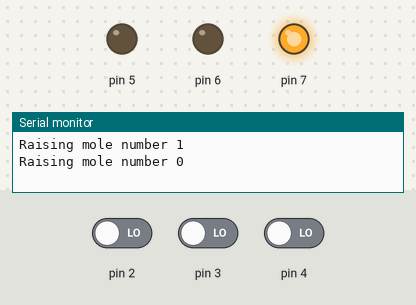
Bench run of a sketch on a simulated Arduino Uno, built with avr-gcc and run on an emulated ATmega328P. Shown: output pins drawn as LEDs (lit = HIGH), the last lines printed to the serial monitor. Inputs (shaded band) come from the test bench; at power-on: pin 2 LOW, pin 3 LOW, pin 4 LOW. Random numbers use the default seed unless the sketch sets one.

Above: at 1.2 s.
1.3 s: pin 2 driven HIGH
At 2.0 s:
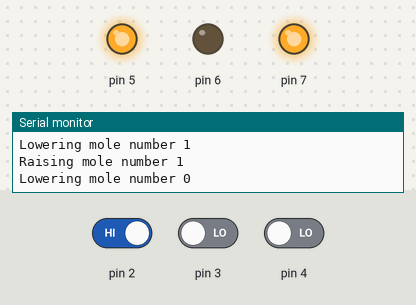
4.3 s: pin 3 driven HIGH
7.2 s: pin 3 driven LOW
At 9.7 s:
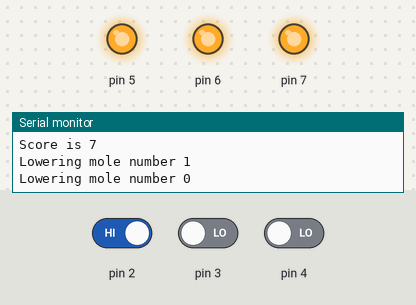
10.2 s: pin 2 driven LOW
At 11.1 s:
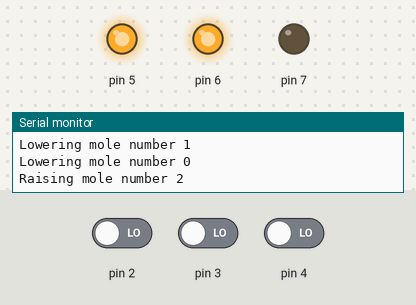
13.2 s: pin 2 driven HIGH and pin 3 driven HIGH
At 15.97 s:
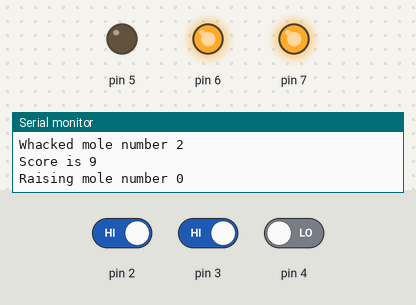
16.2 s: pin 4 driven HIGH
Timing chart, 0 to 20.2 s (numbered marks = the images above; inputs shaded):
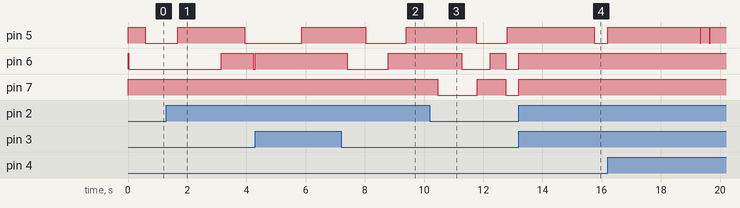

Measured:
- after the input at 7.2 s, pin 6: HIGH → LOW after 0.21 s, → HIGH 1.4 s later
- after the input at 10.2 s, pin 7: HIGH → LOW after 0.27 s, → HIGH 1.3 s later, → LOW 0.96 s later
- after the input at 13.2 s, pin 5: HIGH → LOW after 2.6 s

The sketch:

Moles.ino
```cpp
/**
  Whack-a-mole
*/

/**
  Ideas for enhancements:

  1. The game should have a time limit. You should start the game and have
     it run for something like 30 seconds or two minutes to see how many
     points you can get in that time.

  2. While the game is not going on, there should be a demo mode.

  3. It'd be good to have a power switch.

  4. There should be lights and sounds. A good example would be feedback for
     when you whack the mole.
*/

const int RISE_FACTOR = 10000;
const int MIN_UP = 10000;
const int MAX_UP = 100000;

struct mole_t {
  int out_pin;
  int in_pin;
  int state;
};

mole_t moles[] = {
  {5, 4, 0},
  {6, 3, 0},
  {7, 2, 0}
};

const int NUM_MOLES = sizeof(moles) / sizeof(moles[0]);

int score = 0;

void startPlayback();

void setup() {
  // Initialize random number generator
  Serial.begin(9600);
  for(int i = 0; i < NUM_MOLES; ++i) {
    mole_t &mole = moles[i];
    pinMode(mole.out_pin, OUTPUT);
    pinMode(mole.in_pin, INPUT);
    digitalWrite(mole.out_pin, HIGH);
  }

  startPlayback();
}

void loop() {
  for(int i = 0; i < NUM_MOLES; ++i) {
    mole_t &mole = moles[i];
    if(mole.state > 0) {
      // Mole is up.

      // First check if it's been whacked.
      if(digitalRead(mole.in_pin)) {
        Serial.print("Whacked mole number ");
        Serial.println(i);
        digitalWrite(mole.out_pin, HIGH);
        mole.state = 0;
        score++;

        Serial.print("Score is ");
        Serial.println(score);
      }

      // Then decrement the time to fall, and fall if necessary
      if(!--mole.state) {
        digitalWrite(mole.out_pin, HIGH);
        Serial.print("Lowering mole number ");
        Serial.println(i);
      }
    }
    else {
      if(!random(RISE_FACTOR)) {
        Serial.print("Raising mole number ");
        Serial.println(i);
        digitalWrite(mole.out_pin, LOW);
        mole.state = random(MIN_UP, MAX_UP);
      }
    }
  }
}
```
